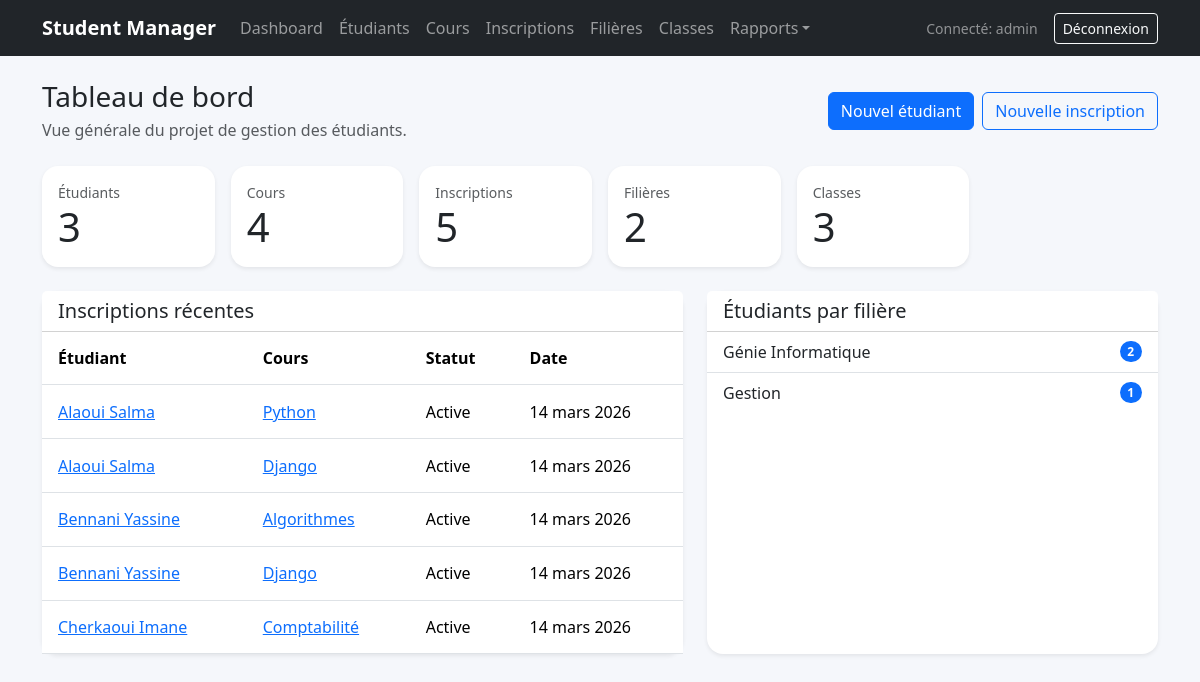
The page /dashboard/ (signed in) on the database its author committed.
### academics/models.py (models this page shows, shortened)
class Enrollment(models.Model):
    STATUS_ACTIVE = 'active'
    STATUS_COMPLETED = 'completed'
    STATUS_DROPPED = 'dropped'
    STATUS_CHOICES = [
        (STATUS_ACTIVE, 'Active'),
        (STATUS_COMPLETED, 'Terminée'),
        (STATUS_DROPPED, 'Abandonnée'),
    ]
    student = models.ForeignKey(Student, on_delete=models.CASCADE, related_name='enrollments')
    course = models.ForeignKey(Course, on_delete=models.CASCADE, related_name='enrollments')
    status = models.CharField(max_length=20, choices=STATUS_CHOICES, default=STATUS_ACTIVE)
    enrolled_at = models.DateField(auto_now_add=True)
    notes = models.TextField(blank=True)
    class Meta:
        ordering = ['-enrolled_at', 'student__last_name']
        verbose_name = 'Inscription'
        verbose_name_plural = 'Inscriptions'
        constraints = [
            models.UniqueConstraint(fields=['student', 'course'], name='unique_student_course_enrollment')
        ]

class Student(models.Model):
    first_name = models.CharField(max_length=100)
    last_name = models.CharField(max_length=100)
    email = models.EmailField(unique=True)
    birth_date = models.DateField()
    program = models.ForeignKey(Program, on_delete=models.PROTECT, related_name='students')
    classroom = models.ForeignKey(ClassRoom, on_delete=models.PROTECT, related_name='students')
    phone_number = models.CharField(max_length=30, blank=True)
    created_at = models.DateTimeField(auto_now_add=True)
    updated_at = models.DateTimeField(auto_now=True)
    class Meta:
        ordering = ['last_name', 'first_name']
        verbose_name = 'Étudiant'
        verbose_name_plural = 'Étudiants'
    def __str__(self):
        return f"{self.last_name} {self.first_name}"

class Course(models.Model):
    title = models.CharField(max_length=150)
    code = models.CharField(max_length=20, unique=True)
    description = models.TextField(blank=True)
    credits = models.PositiveSmallIntegerField(default=1)
    program = models.ForeignKey(Program, on_delete=models.CASCADE, related_name='courses')
    class Meta:
        ordering = ['title']
        verbose_name = 'Cours'
        verbose_name_plural = 'Cours'

class Program(models.Model):
    name = models.CharField(max_length=120)
    code = models.CharField(max_length=20, unique=True)
    description = models.TextField(blank=True)
    class Meta:
        ordering = ['name']
        verbose_name = 'Filière'
        verbose_name_plural = 'Filières'

### academics/views.py (the view)
# urls.py: path('dashboard/', views.DashboardView.as_view(), name='dashboard'),
class DashboardView(LoginRequiredMixin, TemplateView):
    template_name = 'academics/dashboard.html'
    def get_context_data(self, **kwargs):
        context = super().get_context_data(**kwargs)
        context['counts'] = {
            'students': Student.objects.count(),
            'courses': Course.objects.count(),
            'enrollments': Enrollment.objects.count(),
            'programs': Program.objects.count(),
            'classrooms': ClassRoom.objects.count(),
        }
        context['recent_enrollments'] = Enrollment.objects.select_related('student', 'course')[:8]
        context['students_by_program'] = Program.objects.annotate(total=Count('students')).order_by('-total', 'name')
        return context

### templates/academics/dashboard.html (shortened to what this page needs)
{% extends 'base.html' %}
{% block content %}
<div class="d-flex justify-content-between align-items-center mb-4 flex-wrap gap-2">
    <div>
        <h1 class="h3 mb-1">Tableau de bord</h1>
        <p class="text-muted mb-0">Vue générale du projet de gestion des étudiants.</p>
    </div>
    <div class="d-flex gap-2 flex-wrap">
        <a class="btn btn-primary" href="{% url 'student_add' %}">Nouvel étudiant</a>
        <a class="btn btn-outline-primary" href="{% url 'enrollment_add' %}">Nouvelle inscription</a>
    </div>
</div>
<div class="row g-3 mb-4">
    <div class="col-md-6 col-xl-2"><div class="card shadow-sm h-100"><div class="card-body"><div class="text-muted small">Étudiants</div><div class="display-6">{{ counts.students }}</div></div></div></div>
    <div class="col-md-6 col-xl-2"><div class="card shadow-sm h-100"><div class="card-body"><div class="text-muted small">Cours</div><div class="display-6">{{ counts.courses }}</div></div></div></div>
    <div class="col-md-6 col-xl-2"><div class="card shadow-sm h-100"><div class="card-body"><div class="text-muted small">Inscriptions</div><div class="display-6">{{ counts.enrollments }}</div></div></div></div>
    <div class="col-md-6 col-xl-2"><div class="card shadow-sm h-100"><div class="card-body"><div class="text-muted small">Filières</div><div class="display-6">{{ counts.programs }}</div></div></div></div>
    <div class="col-md-6 col-xl-2"><div class="card shadow-sm h-100"><div class="card-body"><div class="text-muted small">Classes</div><div class="display-6">{{ counts.classrooms }}</div></div></div></div>
</div>
<div class="row g-4">
    <div class="col-lg-7">
        <div class="card shadow-sm h-100">
            <div class="card-header bg-white">
                <h2 class="h5 mb-0">Inscriptions récentes</h2>
            </div>
            <div class="table-responsive">
                <table class="table table-hover align-middle mb-0">
                    <thead>
                        <tr>
                            <th>Étudiant</th>
                            <th>Cours</th>
                            <th>Statut</th>
                            <th>Date</th>
                        </tr>
                    </thead>
                    <tbody>
                        {% for enrollment in recent_enrollments %}
                        <tr>
                            <td><a href="{% url 'student_detail' enrollment.student.pk %}">{{ enrollment.student }}</a></td>
                            <td><a href="{% url 'course_detail' enrollment.course.pk %}">{{ enrollment.course.title }}</a></td>
                            <td>{{ enrollment.get_status_display }}</td>
                            <td>{{ enrollment.enrolled_at }}</td>
                        </tr>
                        {% empty %}
                        <tr><td colspan="4" class="text-center text-muted py-4">Aucune inscription pour le moment.</td></tr>
                        {% endfor %}
                    </tbody>
                </table>
            </div>
        </div>
    </div>
    <div class="col-lg-5">
        <div class="card shadow-sm h-100">
            <div class="card-header bg-white">
                <h2 class="h5 mb-0">Étudiants par filière</h2>
            </div>
            <ul class="list-group list-group-flush">
                {% for item in students_by_program %}
                <li class="list-group-item d-flex justify-content-between align-items-center">
                    <span>{{ item.name }}</span>
                    <span class="badge text-bg-primary rounded-pill">{{ item.total }}</span>
                </li>
                {% empty %}
                <li class="list-group-item text-muted">Aucune donnée disponible.</li>
                {% endfor %}
            </ul>
        </div>
    </div>
</div>
{% endblock %}

### templates/base.html (shortened to what this page needs)
{% load static %}
<!DOCTYPE html>
<html lang="fr">
<head>
    <link href="https://cdn.jsdelivr.net/npm/bootstrap@5.3.3/dist/css/bootstrap.min.css" rel="stylesheet">
    <link rel="stylesheet" href="{% static 'css/app.css' %}">
</head>
<body>
    <nav class="navbar navbar-expand-lg navbar-dark bg-dark mb-4">
        <div class="container">
            <a class="navbar-brand" href="{% url 'dashboard' %}">Student Manager</a>
            {% if user.is_authenticated %}
            <div class="collapse navbar-collapse" id="mainNav">
                <ul class="navbar-nav me-auto mb-2 mb-lg-0">
                    <li class="nav-item"><a class="nav-link" href="{% url 'dashboard' %}">Dashboard</a></li>
                    <li class="nav-item"><a class="nav-link" href="{% url 'student_list' %}">Étudiants</a></li>
                    <li class="nav-item"><a class="nav-link" href="{% url 'course_list' %}">Cours</a></li>
                    <li class="nav-item"><a class="nav-link" href="{% url 'enrollment_list' %}">Inscriptions</a></li>
                    <li class="nav-item"><a class="nav-link" href="{% url 'program_list' %}">Filières</a></li>
                    <li class="nav-item"><a class="nav-link" href="{% url 'classroom_list' %}">Classes</a></li>
                    <li class="nav-item dropdown">
                        <a class="nav-link dropdown-toggle" href="#" role="button" data-bs-toggle="dropdown">Rapports</a>
                    </li>
                </ul>
                <div class="d-flex align-items-center gap-3">
                    <span class="text-white-50 small">Connecté: {{ user.username }}</span>
                    <form method="post" action="{% url 'logout' %}">
                        <button class="btn btn-outline-light btn-sm" type="submit">Déconnexion</button>
                    </form>
                </div>
            </div>
            {% endif %}
        </div>
    </nav>
    <main class="container pb-5">
        {% block content %}{% endblock %}
    </main>
</body>
</html>

### static/css/app.css (style rules this page uses)
body { background-color: #f5f7fb; }
.card { border: 0; border-radius: 1rem; }
.table > :not(caption) > * > * { padding: 0.9rem 1rem; }
.navbar-brand { font-weight: 700; }

### rows shown on the page
Enrollment: student "Alaoui Salma", course "Python", status "Active", enrolled_at "14 mars 2026"
Enrollment: student "Alaoui Salma", course "Django", status "Active", enrolled_at "14 mars 2026"
Enrollment: student "Bennani Yassine", course "Algorithmes", status "Active", enrolled_at "14 mars 2026"
Enrollment: student "Bennani Yassine", course "Django", status "Active", enrolled_at "14 mars 2026"
Enrollment: student "Cherkaoui Imane", course "Comptabilité", status "Active", enrolled_at "14 mars 2026"
Program: name "Génie Informatique", total "2"
Program: name "Gestion", total "1"

### other values the page prints
{{ user.username }} "admin"
{{ counts.students }} "3"
{{ counts.courses }} "4"
{{ counts.enrollments }} "5"
{{ counts.programs }} "2"
{{ counts.classrooms }} "3"
